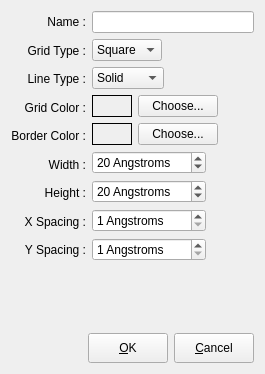
<ui version="4.0" >
 <class>GridPlanePropDialog</class>
 <widget class="QDialog" name="GridPlanePropDialog" >
  <property name="geometry" >
   <rect>
    <x>0</x>
    <y>0</y>
    <width>265</width>
    <height>374</height>
   </rect>
  </property>
  <property name="windowTitle" >
   <string>Grid Plane Properties</string>
  </property>
  <property name="windowIcon" >
   <iconset/>
  </property>
  <layout class="QGridLayout" >
   <property name="margin" >
    <number>11</number>
   </property>
   <property name="spacing" >
    <number>6</number>
   </property>
   <item row="1" column="0" >
    <spacer>
     <property name="orientation" >
      <enum>Qt::Vertical</enum>
     </property>
     <property name="sizeType" >
      <enum>QSizePolicy::MinimumExpanding</enum>
     </property>
     <property name="sizeHint" >
      <size>
       <width>101</width>
       <height>16</height>
      </size>
     </property>
    </spacer>
   </item>
   <item row="2" column="0" >
    <layout class="QHBoxLayout" >
     <property name="margin" >
      <number>0</number>
     </property>
     <property name="spacing" >
      <number>6</number>
     </property>
     <item>
      <spacer>
       <property name="orientation" >
        <enum>Qt::Horizontal</enum>
       </property>
       <property name="sizeType" >
        <enum>QSizePolicy::Expanding</enum>
       </property>
       <property name="sizeHint" >
        <size>
         <width>92</width>
         <height>20</height>
        </size>
       </property>
      </spacer>
     </item>
     <item>
      <widget class="QPushButton" name="ok_btn" >
       <property name="minimumSize" >
        <size>
         <width>0</width>
         <height>30</height>
        </size>
       </property>
       <property name="text" >
        <string>&amp;OK</string>
       </property>
       <property name="shortcut" >
        <string>Alt+O</string>
       </property>
       <property name="autoDefault" >
        <bool>false</bool>
       </property>
       <property name="default" >
        <bool>false</bool>
       </property>
      </widget>
     </item>
     <item>
      <widget class="QPushButton" name="cancel_btn" >
       <property name="minimumSize" >
        <size>
         <width>0</width>
         <height>30</height>
        </size>
       </property>
       <property name="text" >
        <string>&amp;Cancel</string>
       </property>
       <property name="shortcut" >
        <string>Alt+C</string>
       </property>
       <property name="autoDefault" >
        <bool>false</bool>
       </property>
      </widget>
     </item>
    </layout>
   </item>
   <item row="0" column="0" >
    <layout class="QHBoxLayout" >
     <property name="margin" >
      <number>0</number>
     </property>
     <property name="spacing" >
      <number>6</number>
     </property>
     <item>
      <layout class="QVBoxLayout" >
       <property name="margin" >
        <number>0</number>
       </property>
       <property name="spacing" >
        <number>6</number>
       </property>
       <item>
        <widget class="QLabel" name="textLabel1_4" >
         <property name="text" >
          <string>Name :</string>
         </property>
         <property name="alignment" >
          <set>Qt::AlignRight|Qt::AlignTrailing|Qt::AlignVCenter</set>
         </property>
        </widget>
       </item>
       <item>
        <widget class="QLabel" name="textLabel1_5" >
         <property name="text" >
          <string>Grid Type :</string>
         </property>
         <property name="alignment" >
          <set>Qt::AlignRight|Qt::AlignTrailing|Qt::AlignVCenter</set>
         </property>
        </widget>
       </item>
       <item>
        <widget class="QLabel" name="textLabel1_5_2" >
         <property name="text" >
          <string>Line Type :</string>
         </property>
         <property name="alignment" >
          <set>Qt::AlignRight|Qt::AlignTrailing|Qt::AlignVCenter</set>
         </property>
        </widget>
       </item>
       <item>
        <widget class="QLabel" name="colorTextLabel_3" >
         <property name="text" >
          <string>Grid Color :</string>
         </property>
         <property name="alignment" >
          <set>Qt::AlignRight|Qt::AlignTrailing|Qt::AlignVCenter</set>
         </property>
        </widget>
       </item>
       <item>
        <widget class="QLabel" name="colorTextLabel_4" >
         <property name="text" >
          <string>Border Color :</string>
         </property>
         <property name="alignment" >
          <set>Qt::AlignRight|Qt::AlignTrailing|Qt::AlignVCenter</set>
         </property>
        </widget>
       </item>
       <item>
        <widget class="QLabel" name="textLabel1" >
         <property name="text" >
          <string>Width :</string>
         </property>
         <property name="alignment" >
          <set>Qt::AlignRight|Qt::AlignTrailing|Qt::AlignVCenter</set>
         </property>
        </widget>
       </item>
       <item>
        <widget class="QLabel" name="textLabel1_3" >
         <property name="text" >
          <string>Height :</string>
         </property>
         <property name="alignment" >
          <set>Qt::AlignRight|Qt::AlignTrailing|Qt::AlignVCenter</set>
         </property>
        </widget>
       </item>
       <item>
        <widget class="QLabel" name="textLabel2_3" >
         <property name="text" >
          <string>X Spacing :</string>
         </property>
         <property name="alignment" >
          <set>Qt::AlignRight|Qt::AlignTrailing|Qt::AlignVCenter</set>
         </property>
        </widget>
       </item>
       <item>
        <widget class="QLabel" name="textLabel2_3_2" >
         <property name="text" >
          <string>Y Spacing :</string>
         </property>
         <property name="alignment" >
          <set>Qt::AlignRight|Qt::AlignTrailing|Qt::AlignVCenter</set>
         </property>
        </widget>
       </item>
      </layout>
     </item>
     <item>
      <layout class="QVBoxLayout" >
       <property name="margin" >
        <number>0</number>
       </property>
       <property name="spacing" >
        <number>6</number>
       </property>
       <item>
        <widget class="QLineEdit" name="name_linedit" >
         <property name="text" >
          <string/>
         </property>
         <property name="alignment" >
          <set>Qt::AlignLeading</set>
         </property>
        </widget>
       </item>
       <item>
        <layout class="QHBoxLayout" >
         <property name="margin" >
          <number>0</number>
         </property>
         <property name="spacing" >
          <number>6</number>
         </property>
         <item>
          <layout class="QVBoxLayout" >
           <property name="margin" >
            <number>0</number>
           </property>
           <property name="spacing" >
            <number>6</number>
           </property>
           <item>
            <layout class="QHBoxLayout" >
             <property name="margin" >
              <number>0</number>
             </property>
             <property name="spacing" >
              <number>6</number>
             </property>
             <item>
              <widget class="QComboBox" name="grid_type_combox" >
               <item>
                <property name="text" >
                 <string>Square</string>
                </property>
               </item>
               <item>
                <property name="text" >
                 <string>SiC</string>
                </property>
               </item>
              </widget>
             </item>
             <item>
              <spacer>
               <property name="orientation" >
                <enum>Qt::Horizontal</enum>
               </property>
               <property name="sizeType" >
                <enum>QSizePolicy::Expanding</enum>
               </property>
               <property name="sizeHint" >
                <size>
                 <width>40</width>
                 <height>20</height>
                </size>
               </property>
              </spacer>
             </item>
            </layout>
           </item>
           <item>
            <layout class="QHBoxLayout" >
             <property name="margin" >
              <number>0</number>
             </property>
             <property name="spacing" >
              <number>6</number>
             </property>
             <item>
              <widget class="QComboBox" name="line_type_combox" >
               <property name="currentIndex" >
                <number>1</number>
               </property>
               <item>
                <property name="text" >
                 <string>None</string>
                </property>
               </item>
               <item>
                <property name="text" >
                 <string>Solid</string>
                </property>
               </item>
               <item>
                <property name="text" >
                 <string>Dashed</string>
                </property>
               </item>
               <item>
                <property name="text" >
                 <string>Dotted</string>
                </property>
               </item>
              </widget>
             </item>
             <item>
              <spacer>
               <property name="orientation" >
                <enum>Qt::Horizontal</enum>
               </property>
               <property name="sizeType" >
                <enum>QSizePolicy::Expanding</enum>
               </property>
               <property name="sizeHint" >
                <size>
                 <width>40</width>
                 <height>20</height>
                </size>
               </property>
              </spacer>
             </item>
            </layout>
           </item>
           <item>
            <layout class="QHBoxLayout" >
             <property name="margin" >
              <number>0</number>
             </property>
             <property name="spacing" >
              <number>6</number>
             </property>
             <item>
              <widget class="QLabel" name="grid_color_pixmap" >
               <property name="sizePolicy" >
                <sizepolicy>
                 <hsizetype>5</hsizetype>
                 <vsizetype>5</vsizetype>
                 <horstretch>1</horstretch>
                 <verstretch>0</verstretch>
                </sizepolicy>
               </property>
               <property name="minimumSize" >
                <size>
                 <width>40</width>
                 <height>0</height>
                </size>
               </property>
               <property name="frameShape" >
                <enum>QFrame::Box</enum>
               </property>
               <property name="frameShadow" >
                <enum>QFrame::Plain</enum>
               </property>
               <property name="scaledContents" >
                <bool>true</bool>
               </property>
              </widget>
             </item>
             <item>
              <widget class="QPushButton" name="choose_grid_color_btn" >
               <property name="enabled" >
                <bool>true</bool>
               </property>
               <property name="toolTip" >
                <string>Change color</string>
               </property>
               <property name="text" >
                <string>Choose...</string>
               </property>
               <property name="autoDefault" >
                <bool>false</bool>
               </property>
              </widget>
             </item>
             <item>
              <spacer>
               <property name="orientation" >
                <enum>Qt::Horizontal</enum>
               </property>
               <property name="sizeType" >
                <enum>QSizePolicy::Expanding</enum>
               </property>
               <property name="sizeHint" >
                <size>
                 <width>16</width>
                 <height>20</height>
                </size>
               </property>
              </spacer>
             </item>
            </layout>
           </item>
           <item>
            <layout class="QHBoxLayout" >
             <property name="margin" >
              <number>0</number>
             </property>
             <property name="spacing" >
              <number>6</number>
             </property>
             <item>
              <widget class="QLabel" name="border_color_pixmap" >
               <property name="sizePolicy" >
                <sizepolicy>
                 <hsizetype>5</hsizetype>
                 <vsizetype>5</vsizetype>
                 <horstretch>1</horstretch>
                 <verstretch>0</verstretch>
                </sizepolicy>
               </property>
               <property name="minimumSize" >
                <size>
                 <width>40</width>
                 <height>0</height>
                </size>
               </property>
               <property name="frameShape" >
                <enum>QFrame::Box</enum>
               </property>
               <property name="frameShadow" >
                <enum>QFrame::Plain</enum>
               </property>
               <property name="scaledContents" >
                <bool>true</bool>
               </property>
              </widget>
             </item>
             <item>
              <widget class="QPushButton" name="choose_border_color_btn" >
               <property name="enabled" >
                <bool>true</bool>
               </property>
               <property name="toolTip" >
                <string>Change color</string>
               </property>
               <property name="text" >
                <string>Choose...</string>
               </property>
               <property name="autoDefault" >
                <bool>false</bool>
               </property>
              </widget>
             </item>
             <item>
              <spacer>
               <property name="orientation" >
                <enum>Qt::Horizontal</enum>
               </property>
               <property name="sizeType" >
                <enum>QSizePolicy::Expanding</enum>
               </property>
               <property name="sizeHint" >
                <size>
                 <width>16</width>
                 <height>20</height>
                </size>
               </property>
              </spacer>
             </item>
            </layout>
           </item>
           <item>
            <layout class="QHBoxLayout" >
             <property name="margin" >
              <number>0</number>
             </property>
             <property name="spacing" >
              <number>6</number>
             </property>
             <item>
              <widget class="QSpinBox" name="width_spinbox" >
               <property name="suffix" >
                <string> Angstroms</string>
               </property>
               <property name="maximum" >
                <number>9999</number>
               </property>
               <property name="minimum" >
                <number>5</number>
               </property>
               <property name="singleStep" >
                <number>10</number>
               </property>
               <property name="value" >
                <number>20</number>
               </property>
              </widget>
             </item>
             <item>
              <spacer>
               <property name="orientation" >
                <enum>Qt::Horizontal</enum>
               </property>
               <property name="sizeType" >
                <enum>QSizePolicy::Expanding</enum>
               </property>
               <property name="sizeHint" >
                <size>
                 <width>16</width>
                 <height>20</height>
                </size>
               </property>
              </spacer>
             </item>
            </layout>
           </item>
           <item>
            <layout class="QHBoxLayout" >
             <property name="margin" >
              <number>0</number>
             </property>
             <property name="spacing" >
              <number>6</number>
             </property>
             <item>
              <widget class="QSpinBox" name="height_spinbox" >
               <property name="suffix" >
                <string> Angstroms</string>
               </property>
               <property name="maximum" >
                <number>9999</number>
               </property>
               <property name="minimum" >
                <number>5</number>
               </property>
               <property name="singleStep" >
                <number>10</number>
               </property>
               <property name="value" >
                <number>20</number>
               </property>
              </widget>
             </item>
             <item>
              <spacer>
               <property name="orientation" >
                <enum>Qt::Horizontal</enum>
               </property>
               <property name="sizeType" >
                <enum>QSizePolicy::Expanding</enum>
               </property>
               <property name="sizeHint" >
                <size>
                 <width>16</width>
                 <height>20</height>
                </size>
               </property>
              </spacer>
             </item>
            </layout>
           </item>
           <item>
            <layout class="QHBoxLayout" >
             <property name="margin" >
              <number>0</number>
             </property>
             <property name="spacing" >
              <number>6</number>
             </property>
             <item>
              <widget class="QSpinBox" name="x_spacing_spinbox" >
               <property name="suffix" >
                <string> Angstroms</string>
               </property>
               <property name="maximum" >
                <number>1000</number>
               </property>
               <property name="minimum" >
                <number>1</number>
               </property>
               <property name="singleStep" >
                <number>5</number>
               </property>
               <property name="value" >
                <number>1</number>
               </property>
              </widget>
             </item>
             <item>
              <spacer>
               <property name="orientation" >
                <enum>Qt::Horizontal</enum>
               </property>
               <property name="sizeType" >
                <enum>QSizePolicy::Expanding</enum>
               </property>
               <property name="sizeHint" >
                <size>
                 <width>16</width>
                 <height>20</height>
                </size>
               </property>
              </spacer>
             </item>
            </layout>
           </item>
           <item>
            <layout class="QHBoxLayout" >
             <property name="margin" >
              <number>0</number>
             </property>
             <property name="spacing" >
              <number>6</number>
             </property>
             <item>
              <widget class="QSpinBox" name="y_spacing_spinbox" >
               <property name="suffix" >
                <string> Angstroms</string>
               </property>
               <property name="maximum" >
                <number>1000</number>
               </property>
               <property name="minimum" >
                <number>1</number>
               </property>
               <property name="singleStep" >
                <number>5</number>
               </property>
               <property name="value" >
                <number>1</number>
               </property>
              </widget>
             </item>
             <item>
              <spacer>
               <property name="orientation" >
                <enum>Qt::Horizontal</enum>
               </property>
               <property name="sizeType" >
                <enum>QSizePolicy::Expanding</enum>
               </property>
               <property name="sizeHint" >
                <size>
                 <width>16</width>
                 <height>20</height>
                </size>
               </property>
              </spacer>
             </item>
            </layout>
           </item>
          </layout>
         </item>
         <item>
          <spacer>
           <property name="orientation" >
            <enum>Qt::Horizontal</enum>
           </property>
           <property name="sizeType" >
            <enum>QSizePolicy::Expanding</enum>
           </property>
           <property name="sizeHint" >
            <size>
             <width>16</width>
             <height>20</height>
            </size>
           </property>
          </spacer>
         </item>
        </layout>
       </item>
      </layout>
     </item>
    </layout>
   </item>
  </layout>
 </widget>
 <layoutdefault spacing="6" margin="11" />
 <tabstops>
  <tabstop>name_linedit</tabstop>
  <tabstop>grid_type_combox</tabstop>
  <tabstop>line_type_combox</tabstop>
  <tabstop>choose_grid_color_btn</tabstop>
  <tabstop>choose_border_color_btn</tabstop>
  <tabstop>width_spinbox</tabstop>
  <tabstop>height_spinbox</tabstop>
  <tabstop>x_spacing_spinbox</tabstop>
  <tabstop>y_spacing_spinbox</tabstop>
  <tabstop>ok_btn</tabstop>
  <tabstop>cancel_btn</tabstop>
 </tabstops>
 <resources/>
 <connections>
  <connection>
   <sender>ok_btn</sender>
   <signal>clicked()</signal>
   <receiver>GridPlanePropDialog</receiver>
   <slot>accept()</slot>
   <hints>
    <hint type="sourcelabel" >
     <x>20</x>
     <y>20</y>
    </hint>
    <hint type="destinationlabel" >
     <x>20</x>
     <y>20</y>
    </hint>
   </hints>
  </connection>
  <connection>
   <sender>cancel_btn</sender>
   <signal>clicked()</signal>
   <receiver>GridPlanePropDialog</receiver>
   <slot>reject()</slot>
   <hints>
    <hint type="sourcelabel" >
     <x>20</x>
     <y>20</y>
    </hint>
    <hint type="destinationlabel" >
     <x>20</x>
     <y>20</y>
    </hint>
   </hints>
  </connection>
 </connections>
</ui>
